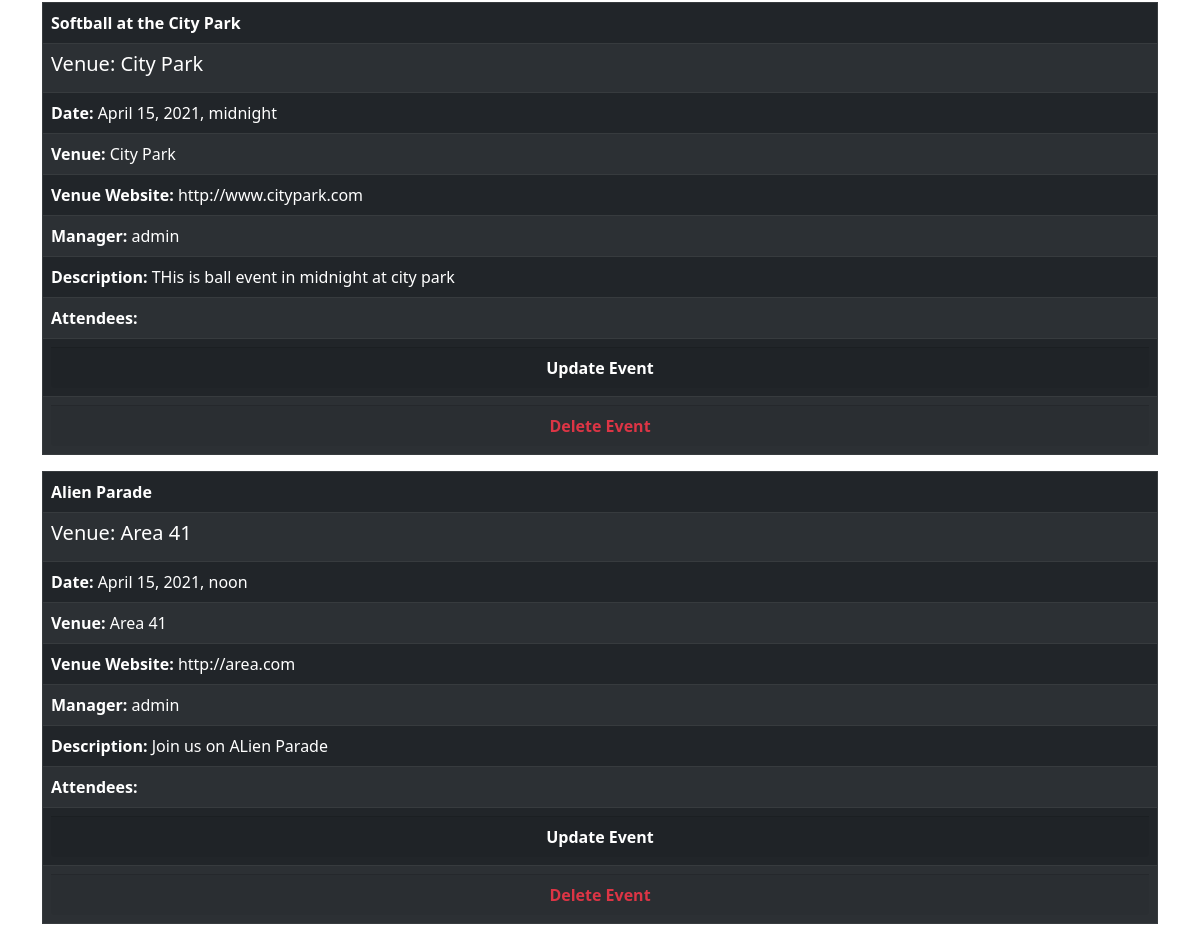
/events/ (middle part), run on an earlier commit of the app's database.
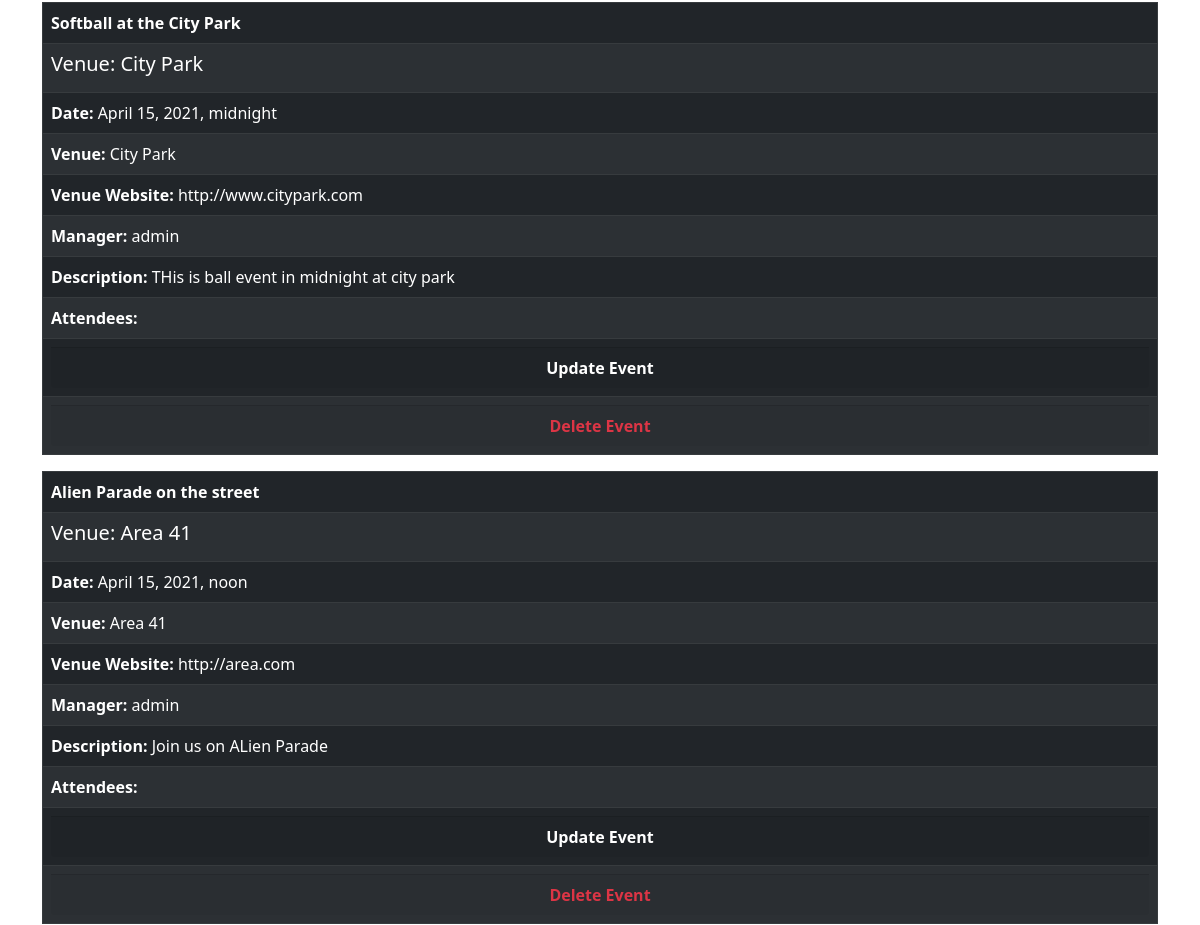
And on a later commit of the database.
### events/models.py (models this page shows)
class Event(models.Model):
    name = models.CharField('Event Name', max_length=120)
    event_date = models.DateTimeField('Event Date')
    venue = models.ForeignKey(Venue, blank=True, null=True, on_delete=models.CASCADE)
    manager = models.ForeignKey(User, blank=True, null=True, on_delete=models.SET_NULL)
    description = models.TextField(blank=True)
    attendees = models.ManyToManyField(MyClubUser, blank=True)
    def __str__(self):
        return self.name

class Venue(models.Model):
    name = models.CharField('Venue name', max_length=120)
    address = models.CharField(max_length=300)
    zip_code = models.CharField("Zip Code", max_length=15)
    phone = models.CharField('Contact Phone', max_length=25, blank=True)
    web = models.URLField('Website Address', blank=True)
    email_address = models.EmailField('Email Address',  blank=True)
    def __str__(self):
        return self.name

### events/views.py (the view)
# urls.py: path('events/', views.all_events, name="list-events"),
def all_events(request):
    event_list = Event.objects.all().order_by('?')
    return render(request, 'events/event_list.html', {
        'event_list': event_list,
    })

### events/models.py (called while the page is built)
    def __str__(self):
        return self.first_name + " " + self.last_name

### events/templates/events/event_list.html (shortened to what this page needs)
{% extends 'events/base.html' %}
{% block content %}
    <h1>Events</h1><br>
    {% for event in event_list %}
 <table class="table table-striped table-bordered table-dark table-hover">
    <thead>
        <tr>
            <td style="font-weight: bold; color: #fff">{{event}} </td>
        </tr>
    </thead>
     <tbody>
     <tr>
         <td><h5 class="card-title">Venue: {{ event.venue }}</h5></td>
     </tr>
                <tr><td><strong>Date: </strong> {{ event.event_date }}<br></td></tr>
                <tr><td><strong>Venue: </strong> {{ event.venue }} <br></td></tr>
                <tr><td><strong>Venue Website: </strong> {{ event.venue.web }}<br></td></tr>
                <tr><td><strong>Manager: </strong> {{ event.manager }}<br></td></tr>
                <tr><td><strong>Description: </strong> {{ event.description }}<br></td></tr>
            <tr><td>
                <strong>Attendees: </strong><br>
            </td></tr>
<tr>
    <td><a href="{% url 'update-event' event.id %}" style="text-decoration: none;"><div class="card-footer " style="text-align: center; color: white; font-weight: bold; z-index: 10;">Update Event</div></a></td>
</tr>
     <tr>
         <td><a href="{% url 'delete-event' event.id %}" style="text-decoration: none;"><div class="card-footer text-danger" style="text-align: center; color: white; font-weight: bold; z-index: 10;">Delete Event</div></a></td>
     </tr>
     </tbody>
 </table>
    {% endfor %}
{% endblock %}

What changed in the data, as far as the page shows it:
changed Event "Join us on ALien Parade": name "Alien Parade" → "Alien Parade on the street"
